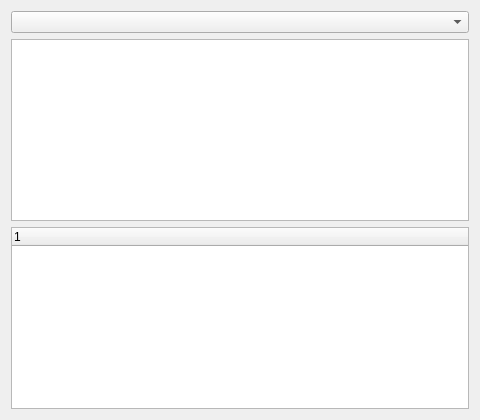
<?xml version="1.0" encoding="UTF-8"?>
<ui version="4.0"><class>Dialog</class><widget class="QDialog" name="Dialog"><property name="geometry"><rect><x>0</x><y>0</y><width>480</width><height>420</height></rect></property><property name="windowTitle"><string>Lists 1</string></property><layout class="QVBoxLayout" name="verticalLayout"><property name="leftMargin"><number>11</number></property><property name="topMargin"><number>11</number></property><property name="rightMargin"><number>11</number></property><property name="bottomMargin"><number>11</number></property><property name="spacing"><number>6</number></property><item><widget class="QComboBox" name="combo"></widget></item><item><widget class="QListWidget" name="list"></widget></item><item><widget class="QTreeWidget" name="tree"></widget></item></layout></widget></ui>
